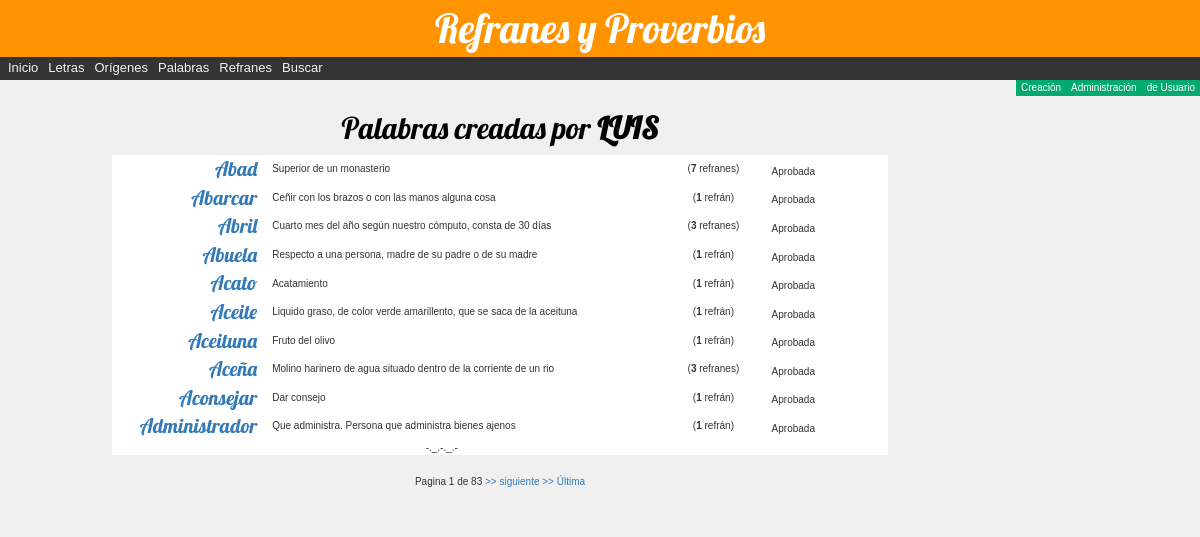
Page /refran/mispalabras/ (signed in) on the committed database.
### refran/models.py (models this page shows, shortened)
class Palabra(models.Model):
   id = models.UUIDField(
        primary_key=True,
        default=uuid.uuid4,
        )
   palabra = models.CharField(
             'Palabra',
             max_length=31,
             )
   significado = models.TextField(
             'Significado',
             max_length=352,
             default="",
             )
   fecha = models.DateField(
           'Registrada',
           default=date.today,
           null=True,
           blank=True
           )
   letra = models.ForeignKey(
           'Letra',
           on_delete=models.RESTRICT,
           null=False
           )
   origen = models.ForeignKey(
            'Origen',
            on_delete=models.RESTRICT,
            null=True
            )
   creador = models.ForeignKey(
             settings.AUTH_USER_MODEL,
             on_delete=models.SET_NULL,
             null=True,
             blank=True
             )
   ESTADOS = (
         ('r', 'Revisión'),
         ('a', 'Aprobada'),
      )
   estado = models.CharField(
            'Estado',
            max_length=1,
            choices=ESTADOS,
            blank=True,
            default='r',
            )
   @property
   def no_aprobada(self):
      return bool(self.estado != 'a')
   class Meta:
       ordering = ['palabra','letra','origen','fecha']

### refran/views.py (the view)
# urls.py: path('mispalabras/', views.PalabrasCreadasListView.as_view(), name='mis-palabras'),
class PalabrasCreadasListView(LoginRequiredMixin, generic.ListView):
   model = Palabra
   template_name = 'refran/palabrascreadas_por_usuario.html'
   paginate_by = 10
   def get_queryset(self):
      return (
         Palabra.objects.filter(creador=self.request.user).order_by('palabra')
         )

### refran/templates/refran/palabrascreadas_por_usuario.html
{% extends "base_generic.html" %}
{% block content %}
<div class="col-sm-10">
   <div class="titulo_pag">
   <h2>Palabras creadas por <strong>{{ user.get_username.upper }}</strong></h2>
   </div>
   <div id="contenido">
   <section>
      <article>
   {% if palabra_list %}
   <table border="0" width="100%">
      {% for palabra in palabra_list %}
   <tr>
         <td style="padding: 0 10px 0 0" width="20%" align="right" class="{% if palabra.no_aprobada %}text-danger{% endif %}">
            <a class="palabra" href="{% url 'palabra-detalle' palabra.pk %}">{{ palabra.palabra }}</a></td>
            <td width="50%" align="left" style="padding: 5px;">{{ palabra.significado }}</td>
     <td width="15%"> (<strong>{{ palabra.refran_set.count }}</strong> {% if palabra.refran_set.count == 1 %} refrán{% else %} refranes{% endif %})
     </td>
            <td width="15%" align="left" style="padding: 5px 0 0 0;"  class="{% if palabra.no_aprobada %}text-danger{% endif %}">{{ palabra.get_estado_display }}</td>
         </tr>
      {% endfor %}
      <tr><td align="center" colspan="3">-._.-._.-</td></tr>
   </table>
   {% else %}
      <p>No tienes palabras creadas</p>
   {% endif %}
   </article>
   </section>
{% endblock %}

### refran/static/css/estilos.css (style rules this page uses)
body { margin:0; font-family: Arial, Helvetica, sans-serif; background-color:#f0f0f0; font-size:100%; margin:0; padding:0; border:0; }
h1, h2 { font-family: 'Lobster', cursive; }
.titulo_pag { font-family:Lobster; color:#000000; z-index:1; position:relative; text-align:center; font-size:2.5em; padding-top:0.5em; }
#contenido { width:80%; margin: 0 auto; x_background-color:#f9f9f2; x_border-radius: 5rem 5rem 5rem 5rem; }
section { x_border-radius: 5rem 5rem 5rem 5rem; }
article { x_-webkit-box-sizing:border-box; x_-moz-box-sizing:border-box; x_box-sizing:border-box; float:left; height:100%; width:100%; background-color:white; padding:0px; text-align:center; x_border-color:red; x_border-style:double; x_border-radius: 5rem 5rem 5rem 5rem; }
.palabra { margin-top: 5px; margin-botton: 5px; font-family: 'Lobster'; font-size: 15pt; }

### rows in the picture
Palabra: palabra "Abad", significado "Superior de un monasterio", refran_set.count "7", shows "refranes", estado "Aprobada"
Palabra: palabra "Abarcar", significado "Ceñir con los brazos o con las manos alguna cosa", refran_set.count "1", shows "refrán", estado "Aprobada"
Palabra: palabra "Abril", significado "Cuarto mes del año según nuestro cómputo, consta de 30 días", refran_set.count "3", shows "refranes", estado "Aprobada"
Palabra: palabra "Abuela", significado "Respecto a una persona, madre de su padre o de su madre", refran_set.count "1", shows "refrán", estado "Aprobada"
Palabra: palabra "Acato", significado "Acatamiento", refran_set.count "1", shows "refrán", estado "Aprobada"
Palabra: palabra "Aceite", significado "Liquido graso, de color verde amarillento, que se saca de la aceituna", refran_set.count "1", shows "refrán", estado "Aprobada"
Palabra: palabra "Aceituna", significado "Fruto del olivo", refran_set.count "1", shows "refrán", estado "Aprobada"
Palabra: palabra "Aceña", significado "Molino harinero de agua situado dentro de la corriente de un rio", refran_set.count "3", shows "refranes", estado "Aprobada"
Palabra: palabra "Aconsejar", significado "Dar consejo", refran_set.count "1", shows "refrán", estado "Aprobada"
Palabra: palabra "Administrador", significado "Que administra. Persona que administra bienes ajenos", refran_set.count "1", shows "refrán", estado "Aprobada"

### other values in the picture
{{ user.get_username.upper }} "LUIS"
{{ page_obj.number }} "1"
{{ page_obj.paginator.num_pages }} "83"
